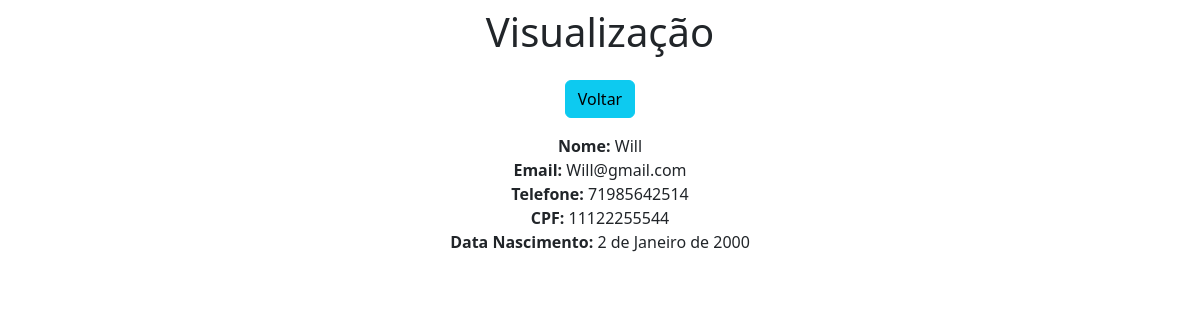
The app's page /view/13/ with its own data.
### app/models.py (models this page shows)
class Dados(models.Model):
    nome = models.CharField(max_length=150)
    email = models.EmailField()
    telefone = models.CharField(max_length=14)
    cpf = models.CharField(max_length=11)
    data_nascimento = models.DateField()

### app/views.py (the view)
# urls.py: path('view/<int:pk>/', view, name='view'),
def view(request, pk):
    data = {}
    data['db'] = Dados.objects.get(pk=pk)
    return render(request, 'view.html', data)

### app/templates/view.html (shortened to what this page needs)
<!DOCTYPE html>
<html lang="pt-br">
    <head>
<link href="https://cdn.jsdelivr.net/npm/bootstrap@5.2.3/dist/css/bootstrap.min.css" rel="stylesheet">
    </head>
    <body>
        <div class="col-8 m-auto pt-2 pb-2 text-center">
            <h1>Visualização</h1>
        </div>
        <div class="col-8 m-auto pt-2 pb-2 text-center">
            <a href="/" class="btn btn-info">Voltar</a>
        </div>
        <div class="col-8 m-auto pt-2 pb-2 text-center">
            <strong>Nome: </strong>{{ db.nome }}<br>
            <strong>Email: </strong>{{ db.email }}<br>
            <strong>Telefone: </strong>{{ db.telefone }}<br>
            <strong>CPF: </strong>{{ db.cpf }}<br>
            <strong>Data Nascimento: </strong>{{ db.data_nascimento }}<br>
        </div>
    </body>
</html>

### records on screen
Dados: nome "Will", email "Will@gmail.com", telefone "71985642514", cpf "11122255544", data_nascimento "2 de Janeiro de 2000"
